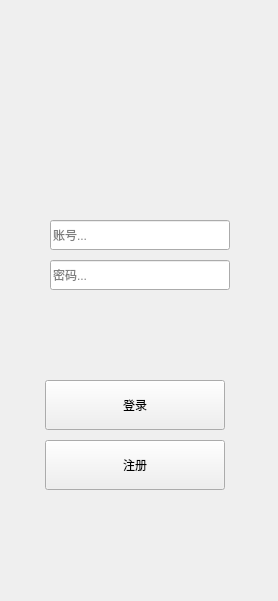
<?xml version="1.0" encoding="UTF-8"?>
<ui version="4.0">
    <class>Login</class>
    <widget class="QWidget" name="Login">
        <property name="geometry">
            <rect>
                <x>0</x>
                <y>0</y>
                <width>278</width>
                <height>601</height>
            </rect>
        </property>
        <property name="windowTitle">
            <string>Widget</string>
        </property>
        <widget class="QLineEdit" name="accountInput">
            <property name="geometry">
                <rect>
                    <x>50</x>
                    <y>220</y>
                    <width>180</width>
                    <height>30</height>
                </rect>
            </property>
            <property name="dragEnabled">
                <bool>true</bool>
            </property>
            <property name="placeholderText">
                <string>账号...</string>
            </property>
            <property name="clearButtonEnabled">
                <bool>true</bool>
            </property>
        </widget>
        <widget class="QPushButton" name="login">
            <property name="geometry">
                <rect>
                    <x>45</x>
                    <y>380</y>
                    <width>180</width>
                    <height>50</height>
                </rect>
            </property>
            <property name="text">
                <string>登录</string>
            </property>
        </widget>
        <widget class="QLineEdit" name="passwordInput">
            <property name="geometry">
                <rect>
                    <x>50</x>
                    <y>260</y>
                    <width>180</width>
                    <height>30</height>
                </rect>
            </property>
            <property name="echoMode">
                <enum>QLineEdit::Password</enum>
            </property>
            <property name="placeholderText">
                <string>密码...</string>
            </property>
            <property name="clearButtonEnabled">
                <bool>false</bool>
            </property>
        </widget>
        <widget class="QPushButton" name="signup">
            <property name="geometry">
                <rect>
                    <x>45</x>
                    <y>440</y>
                    <width>180</width>
                    <height>50</height>
                </rect>
            </property>
            <property name="text">
                <string>注册</string>
            </property>
        </widget>
    </widget>
    <layoutdefault spacing="6" margin="11"/>
    <resources/>
    <connections/>
</ui>
